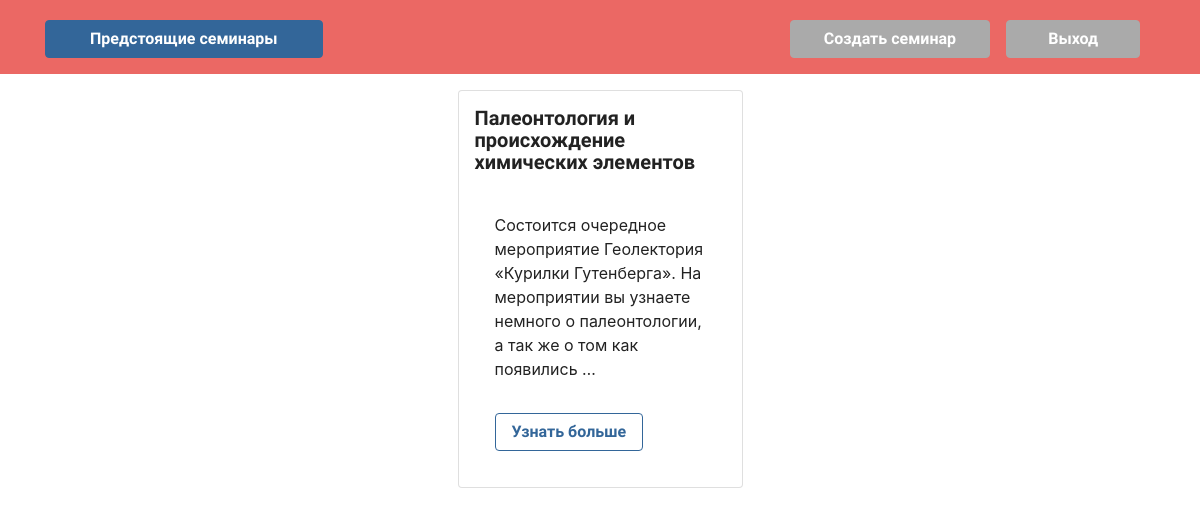
/archive (signed in), run on the app's committed database.
### workshops_app/models.py (models this page shows, shortened)
class ScienceWorkshop(models.Model):
    title = models.CharField(max_length=100, verbose_name='Название семинара')
    description = models.CharField(max_length=500, verbose_name='Описание', default=' ')
    date_time = models.DateTimeField(verbose_name='Дата проведения')
    place = models.CharField(max_length=200, verbose_name='Место проведения')
    theme = models.ForeignKey(Theme, on_delete=models.SET_NULL, null=True, verbose_name='Тематика')
    organizer = models.ForeignKey(User, on_delete=models.SET_NULL, null=True, verbose_name='Организатор')
    speaker = models.CharField(max_length=100, verbose_name='Лектор', default=None)
    is_over = models.BooleanField(null=True)
    max_listeners = models.IntegerField(null=True, verbose_name='Максимальное количество слушателей')
    def get_absolute_url(self):
        return reverse('science_workshop_detail_url', kwargs={'id': self.id})

### workshops_app/views.py (the view)
# urls.py: path('archive', v.archive_list, name='archive_url'),
def archive_list(request):
    science_workshops = ScienceWorkshop.objects.filter(is_over=True)
    return render(request, 'workshops_list.html', context={'science_workshops': science_workshops, 'list_type': 'archive'})

### templates/workshops_list.html
{% extends 'base.html' %}
{% block content %}
    <div class="row d-flex justify-content-center">
        {% for workshop in science_workshops %}
        <div class="card m-3 p-3 col-3">
            <div class="card-title">
                <h5>{{ workshop.title }}</h5>
            </div>
            <div class="card-body">
                <p class="card-text">
                    {{ workshop.description | truncatewords:20 }}
                </p>
                <a href="{{ workshop.get_absolute_url }}" class="btn btn-outline-info mt-3"> Узнать больше </a>
            </div>
        </div>
        {% endfor %}
    </div>
{% endblock %}

### data on the page
ScienceWorkshop: title "Палеонтология и происхождение химических элементов", description "Состоится очередное мероприятие Геолектория «Курилки Гутенберга». На мероприятии вы узнаете немного о палеонтологии, а так же о том как появились …"
